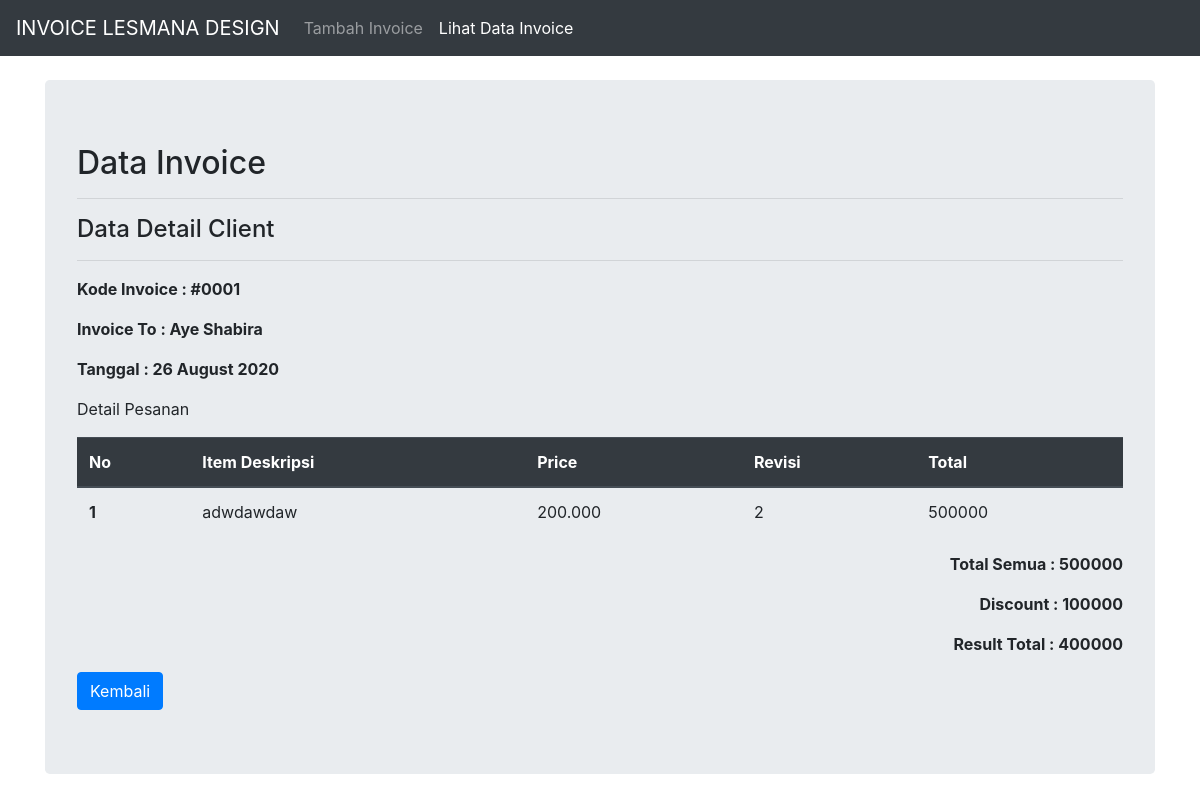
The app's page /lihat/details.php?code=5f46411381ddb with its own data.
### tables this page shows
CREATE TABLE `client` (
  `id` int NOT NULL,
  `kode_invoice` varchar(50) NOT NULL,
  `invoice_to` varchar(100) NOT NULL,
  `code_client` varchar(50) NOT NULL,
  `tanggal` varchar(50) NOT NULL
);

CREATE TABLE `item` (
  `id` int NOT NULL,
  `item_desk` varchar(100) NOT NULL,
  `price` varchar(50) NOT NULL,
  `rev` varchar(50) NOT NULL,
  `total` varchar(50) NOT NULL,
  `code_client` varchar(50) NOT NULL
);

CREATE TABLE `total` (
  `id` int NOT NULL,
  `code_client` varchar(50) NOT NULL,
  `discount` varchar(50) DEFAULT NULL,
  `total_discount` varchar(50) NOT NULL,
  `total_all` varchar(50) NOT NULL
);

### lihat/details.php (the view, shortened to what this page needs)
<!DOCTYPE html>
<html lang="en">
<head>
    <link rel="stylesheet" href="../css/style.css">
    <link rel="stylesheet" href="../css/bootstrap.min.css">
</head>
<body style="background-color: white !important;">
    <nav class="navbar navbar-expand-lg navbar-dark bg-dark">
        <a class="navbar-brand" href="#">INVOICE LESMANA DESIGN</a>
        <div class="collapse navbar-collapse" id="navbarNav">
            <ul class="navbar-nav">
                <li class="nav-item ">
                    <a class="nav-link" href="../index.php">Tambah Invoice <span class="sr-only">(current)</span></a>
                </li>
                <li class="nav-item active">
                    <a class="nav-link" href="#">Lihat Data Invoice</a>
                </li>
            </ul>
        </div>
    </nav>
    <?php
    require '../functions.php';
    $code = $_GET['code'];
    $client = mysqli_query($koneksi, "SELECT * FROM client WHERE id=id");
    $c = mysqli_fetch_array($client);
    $data = mysqli_query($koneksi, "SELECT * FROM item WHERE code_client='$code'");
    $totals = mysqli_query($koneksi, "SELECT * FROM total WHERE code_client='$code'");
    $t = mysqli_fetch_array($totals);
    ?>
    <div class="container">
        <div class="jumbotron mt-4">
            <h2>Data Invoice</h2>
            <hr>
            <h4>Data Detail Client</h4>
            <hr>
            <div class="bold">
                <p>Kode Invoice : <?php echo $c['kode_invoice'] ?></p>
                <p>Invoice To : <?php echo $c['invoice_to'] ?></p>
                <p>Tanggal : <?php echo $c['tanggal'] ?></p>
            </div>
            <p>Detail Pesanan</p>
            <table class="table">
                <thead class="thead-dark">
                    <tr>
                        <th scope="col">No</th>
                        <th scope="col">Item Deskripsi</th>
                        <th scope="col">Price</th>
                        <th scope="col">Revisi</th>
                        <th>Total</th>
                    </tr>
                </thead>
                <tbody>
                    <?php
                    $id = 1;
                    foreach ($data as $d) { ?>
                        <tr>
                            <th scope="row"><?php echo $id++ ?></th>
                            <td><?php echo $d['item_desk'] ?></td>
                            <td><?php echo $d['price'] ?></td>
                            <td><?php echo $d['rev'] ?></td>
                            <td><?php echo $d['total'] ?>
                            </td>
                        </tr>
                    <?php } ?>
                </tbody>
            </table>
            <div class="bold text-right">
                <p>Total Semua : <?php echo $t['total_all'] ?></p>
                <p>Discount : <?php echo $t['discount'] ?></p>
                <?php if (empty($t['discount'])) { ?>
                    <p>Result Total : <?php echo $t['total_all'] ?></p>
                <?php } else { ?>
                    <p>Result Total : <?php echo $t['total_discount'] ?></p>
                <?php } ?>
            </div>
            <a href="index.php" class="btn btn-primary">Kembali</a>
        </div>
    </div>
</body>
</html>

### css/style.css (style rules this page uses)
.bold p { font-weight: bold; }
* { margin: 0; padding: 0; }
body { font-family: 'CenturyRegular'; background-color: #161616 !important; }

### records on screen
client: kode_invoice "#0001", invoice_to "Aye Shabira", tanggal "26 August 2020"
item: item_desk "adwdawdaw", price "200.000", rev "2", total "500000"
total: total_all "500000", discount "100000", total_discount "400000"
